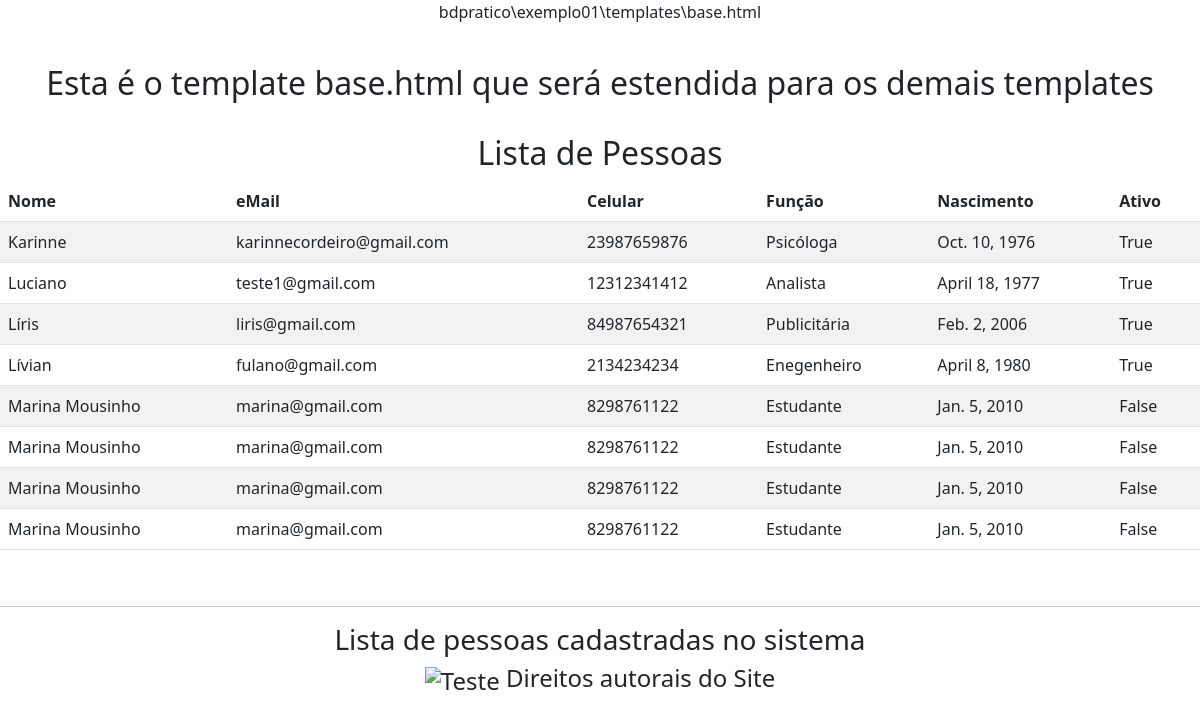
Before: /pessoa_list/ (signed in) with the older database file.
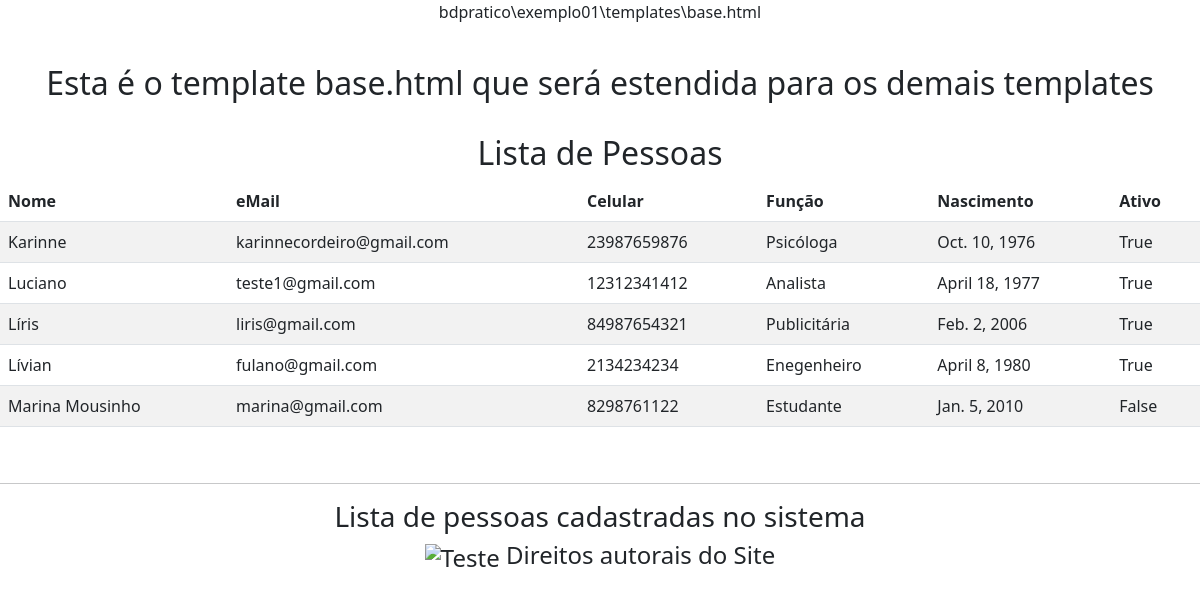
After: the same page with the newer database file.
### exemplo01/models.py (models this page shows, shortened)
class Pessoa(models.Model):
    nome = models.CharField(max_length=50, null=False, blank=False, verbose_name='Nome')
    email = models.CharField(max_length=50, null=False, blank=False, verbose_name='eMail')
    celular = models.CharField(max_length=20, null=True, blank=True, verbose_name='celular')
    funcao = models.CharField(max_length=30, null=True, blank=True, verbose_name='Funcao')
    nascimento = models.DateField(null=True, blank=True, verbose_name='Nascimento')
    ativo = models.BooleanField(default=True, verbose_name='Ativo')
    class Meta:
        ordering = ['nome', 'funcao']

### exemplo01/views.py (the view)
# urls.py: path("pessoa_list/", views.pessoa_list.as_view(), name='pessoa_list_alias'),
class pessoa_list(ListView):
    model = Pessoa
    template_name = 'exemplo01/pessoa_list.html'
    def dispatch(self, request, *args, **kwargs):
        if request.user.has_perm("exemplo01.view_pessoa"):
            return super().dispatch(request, *args, **kwargs)
        else:
            return HttpResponse("Sem permissão para listar pessoas")

### exemplo01/templates/exemplo01/pessoa_list.html (shortened to what this page needs)
{% extends 'base.html' %}
{% block corpo %}
<h2>Lista de Pessoas</h2>
<table class="table table-striped table-hover">
    <thead>
        <tr>
            <th>Nome</th>
            <th>eMail</th>
            <th>Celular</th>
            <th>Função</th>
            <th>Nascimento</th>
            <th>Ativo</th>
        </tr>
    </thead>
    <tbody>
        {% for pessoa in object_list %}
        <tr>
            <td>{{ pessoa.nome }}</td>
            <td>{{ pessoa.email }}</td>
            <td>{{ pessoa.celular }}</td>
            <td>{{ pessoa.funcao }}</td>
            <td>{{ pessoa.nascimento }}</td>
            <td>{{ pessoa.ativo }}</td>
        </tr>
        {% endfor %}
    </tbody>
</table>
{% endblock %}
{% block rodape %}Lista de pessoas cadastradas no sistema{% endblock %}

Changed rows visible on the page:
removed Pessoa: nome "Marina Mousinho", email "marina@gmail.com", celular "8298761122", funcao "Estudante", nascimento "Jan. 5, 2010", ativo "False"
removed Pessoa: nome "Marina Mousinho", email "marina@gmail.com", celular "8298761122", funcao "Estudante", nascimento "Jan. 5, 2010", ativo "False"
removed Pessoa: nome "Marina Mousinho", email "marina@gmail.com", celular "8298761122", funcao "Estudante", nascimento "Jan. 5, 2010", ativo "False"
